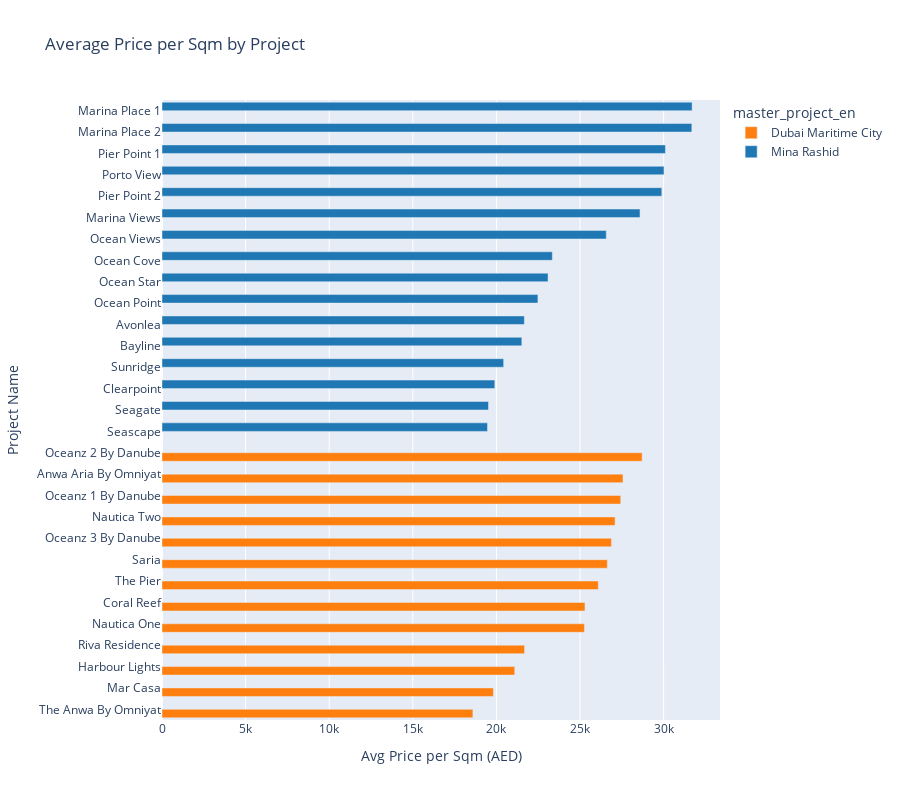

Notebook code cell kept with this figure:
### Code cell
# Aggregate and sort the data
avg_price_per_proj = (
    combined_tx.groupby(["project_name_en", "master_project_en"])["meter_sale_price"]
    .mean()
    .reset_index()
    .sort_values(by="meter_sale_price", ascending=True)  # Sort from high to low
)

# Plot
fig = px.bar(avg_price_per_proj, y="project_name_en", x="meter_sale_price",
             color="master_project_en", title="Average Price per Sqm by Project",
             color_discrete_map={"Mina Rashid": "#1f77b4", "Dubai Maritime City": "#ff7f0e"},
             orientation="h")

fig.update_xaxes(title="Avg Price per Sqm (AED)")
fig.update_yaxes(title="Project Name")
fig.update_layout(height=800, barmode="group")  # Increase height for readability

fig.show()

### Figure 1 — Plotly figure (JSON) as saved in the notebook; plotly's stock layout.template omitted (floating-point values rounded to 4 significant figures)
{"data": [{"alignmentgroup": "True", "hovertemplate": "master_project_en=Dubai Maritime City<br>meter_sale_price=%{x}<br>project_name_en=%{y}<extra></extra>", "legendgroup": "Dubai Maritime City", "marker": {"color": "#ff7f0e", "pattern": {"shape": ""}}, "name": "Dubai Maritime City", "offsetgroup": "Dubai Maritime City", "orientation": "h", "showlegend": true, "textposition": "auto", "type": "bar", "x": [18590.0, 19820.0, 21100.0, 21680.0, 25270.0, 25300.0, 26090.0, 26630.0, 26880.0, 27100.0, 27440.0, 27570.0, 28720.0], "xaxis": "x", "y": ["The Anwa By Omniyat", "Mar Casa", "Harbour Lights", "Riva Residence", "Nautica One", "Coral Reef", "The Pier", "Saria", "Oceanz 3 By Danube", "Nautica Two", "Oceanz 1 By Danube", "Anwa Aria By Omniyat", "Oceanz 2 By Danube"], "yaxis": "y"}, {"alignmentgroup": "True", "hovertemplate": "master_project_en=Mina Rashid<br>meter_sale_price=%{x}<br>project_name_en=%{y}<extra></extra>", "legendgroup": "Mina Rashid", "marker": {"color": "#1f77b4", "pattern": {"shape": ""}}, "name": "Mina Rashid", "offsetgroup": "Mina Rashid", "orientation": "h", "showlegend": true, "textposition": "auto", "type": "bar", "x": [19470.0, 19530.0, 19910.0, 20430.0, 21520.0, 21670.0, 22480.0, 23090.0, 23340.0, 26570.0, 28590.0, 29890.0, 30020.0, 30110.0, 31690.0, 31700.0], "xaxis": "x", "y": ["Seascape", "Seagate", "Clearpoint", "Sunridge", "Bayline", "Avonlea", "Ocean Point", "Ocean Star", "Ocean Cove", "Ocean Views", "Marina Views", "Pier Point 2", "Porto View", "Pier Point 1", "Marina Place 2", "Marina Place 1"], "yaxis": "y"}], "layout": {"barmode": "group", "height": 800, "legend": {"title": {"text": "master_project_en"}, "tracegroupgap": 0}, "title": {"text": "Average Price per Sqm by Project"}, "xaxis": {"anchor": "y", "domain": [0, 1], "title": {"text": "Avg Price per Sqm (AED)"}}, "yaxis": {"anchor": "x", "domain": [0, 1], "title": {"text": "Project Name"}}}}
